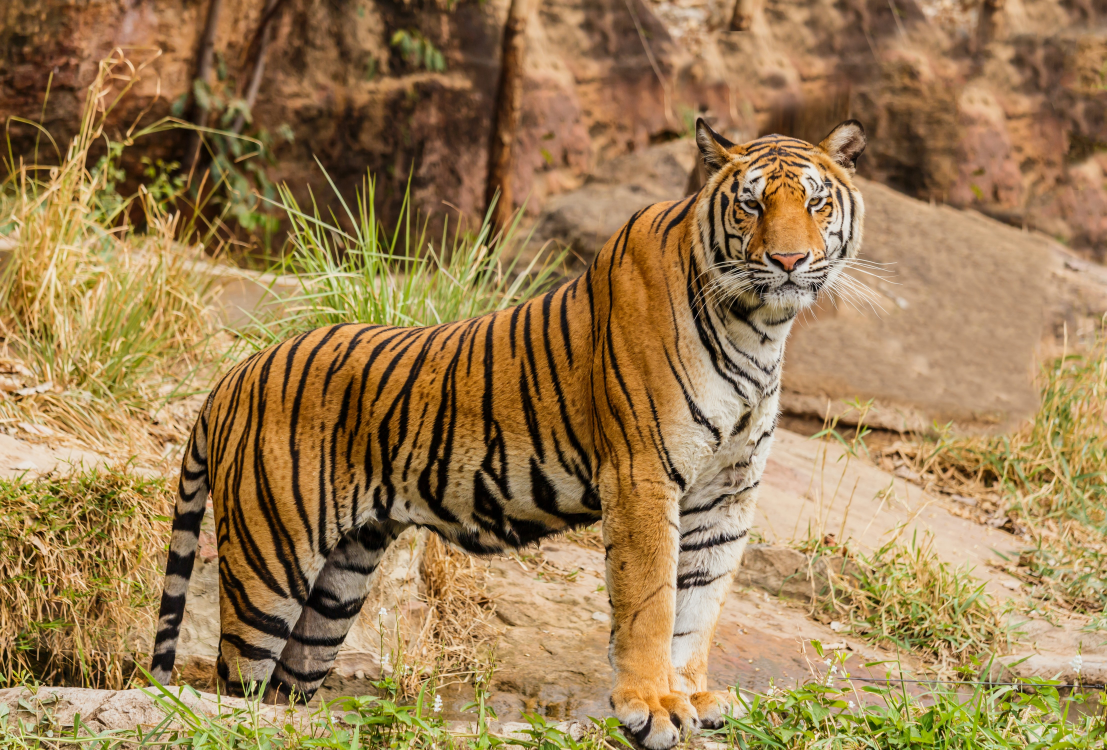
#> input picture Image Editing With Python/Images use in this project/tiger.jpg, 4427 x 3000 px, found by its file name (shown at 1/4 size)
$ python main.py
#> lines starting #> are read from the running program, lines starting #| are printed output that depends on the picture
import cv2
import numpy as np
import matplotlib.pyplot as plt

#Reading image and its properties
img = cv2.imread('tiger.jpg')
#> img is the input picture: shape (3000, 4427, 3); mean B, G, R 81.9, 125.8, 156.2
img1 = cv2.imread('deer.jpg')
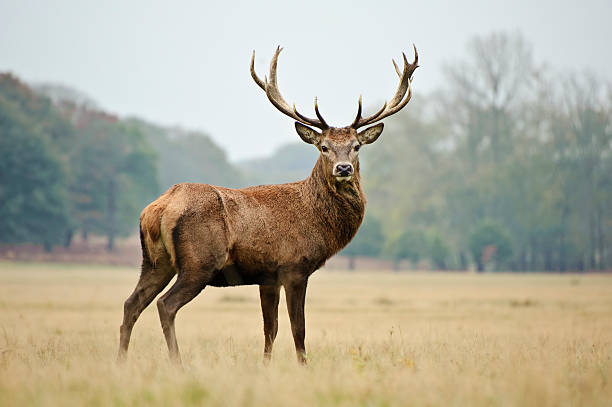
#> input picture Image Editing With Python/Images use in this project/deer.jpg, 612 x 407 px, found by its file name
#> img1 is the input picture: shape (407, 612, 3); mean B, G, R 153.3, 171.2, 175.7


# [18 lines of commented-out code are left out]
resize = cv2.resize(img, (700,500))
resize1 = cv2.resize(img1, (700,500))
#cv2.imshow('resize', resize)
#cv2.imshow('resize1', resize1)


#Converting to B&W and Negative effect

baw = cv2.cvtColor(resize, cv2.COLOR_BGR2GRAY)
#cv2.imshow('Black&white', baw)


#Converting to Negative effect
negative = 1 - resize
#cv2.imshow('Negative', negative)


#Creating empty image
img1 = np.zeros((500,500,3), dtype=np.uint8)
#img1.fill(255) #Fill color by one argument
img1[:] = [137,167,255] #Fill color by three argument
#cv2.imshow('Image', img1)


#Writing text on images
text = cv2.putText(img1, "Mnv", (200,200), cv2.FONT_HERSHEY_COMPLEX_SMALL, 2, (0,175, 0))
#cv2.imshow('Text', text)


#Displaying images with matplotlib
rgb = cv2.cvtColor(text, cv2.COLOR_BGR2RGB) #change the color
plt.imshow(rgb)
plt.imshow(text)
#plt.show()


rgb1 = cv2.cvtColor(resize, cv2.COLOR_BGR2RGB) #change the color
plt.imshow(rgb1)
#plt.show()


#Splitting and merging image channels
b = resize[:,:,0]
g = resize[:,:,1]
r = resize[:,:,2]
#b,g,r = cv2.split(resize)
bgr = cv2.merge([r,g,b])
plt.imshow(bgr)
#plt.show()


#Combining two images
horizontal = cv2.hconcat([resize,resize1]) #horizontally
#cv2.imshow('horizontal', horizontal)
vertical = cv2.vconcat([resize, resize1]) #vertically
#cv2.imshow('vertical', vertical)


#Cropping images
cropped = resize1[68:458, 141:485] #using numpy
# [11 lines of commented-out code are left out]
angle = cv2.ROTATE_90_CLOCKWISE
rotate = cv2.rotate(resize1, angle)
#cv2.imshow('rotate', rotate)
#cv2.imshow('resize1', resize1)

flip = cv2.flip(resize1, 1)
#cv2.imshow('resize1', resize1)
#cv2.imshow('flipped', flip)


#Adding borders to images
border = cv2.copyMakeBorder(resize1,20,20,20,20, cv2.BORDER_CONSTANT, value=(0,0,0))
#cv2.imshow('border', border)


#Blurring and smoothing images
avgblur = cv2.blur(resize1, (3,3))
gaussblur = cv2.GaussianBlur(resize1, (3,3), 0)
#cv2.imshow('avgblur', avgblur)
#cv2.imshow('gaussblue', gaussblur)


smooth = cv2.edgePreservingFilter(resize1, cv2.RECURS_FILTER, 60, 0.3)
#cv2.imshow('smooth', smooth)


#Sketch effect
pencil, color = cv2.pencilSketch(resize1, 200, 0.1, shade_factor=0.1)
#cv2.imshow('Pencil_sketch', pencil)
#cv2.imshow('color_sketch', color)

#Saturation
imghsv = cv2.cvtColor(resize1, cv2.COLOR_BGR2HSV).astype('float32')
h,s,v = cv2.split(imghsv)
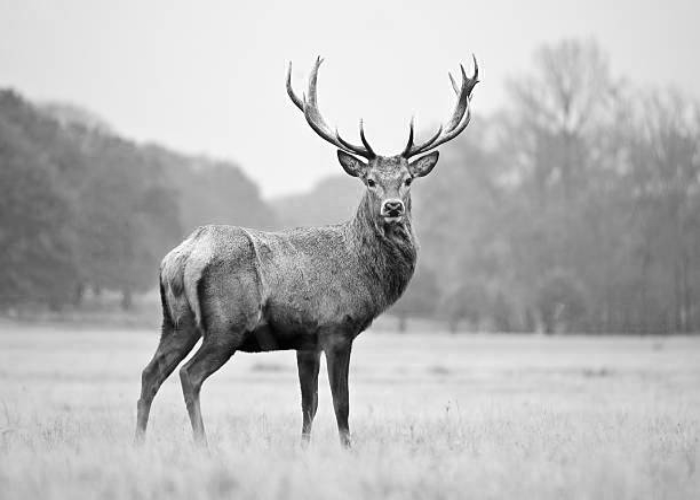
#> v: shape (500, 700) float32; min 0, max 255, mean 183.1
s = s * 2
s = np.clip(s,0,255)
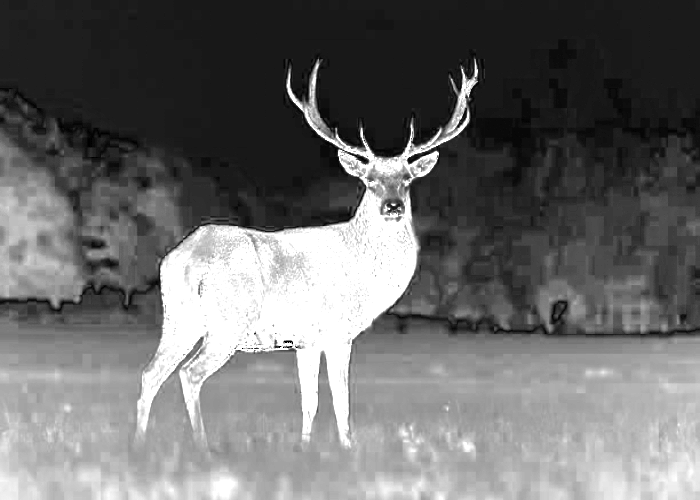
#> s: shape (500, 700) float32; min 0, max 255, mean 107.6
imghsv = cv2.merge([h,s,v])
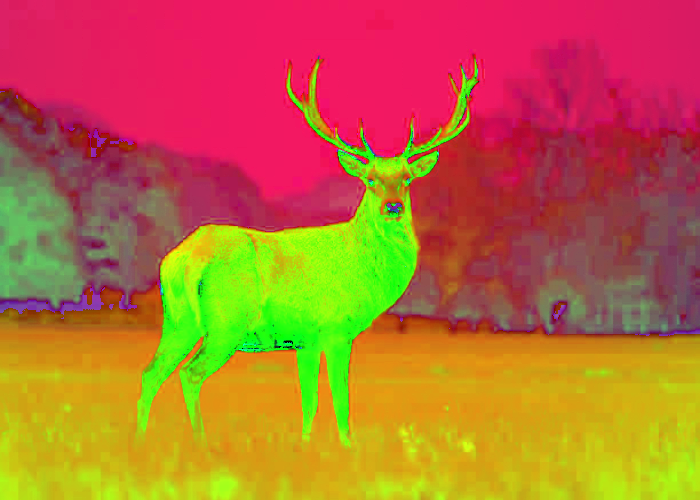
#> imghsv: shape (500, 700, 3) float32; mean B, G, R 55.5, 107.6, 183.1
saturated = cv2.cvtColor(imghsv.astype('uint8'), cv2.COLOR_HSV2BGR)
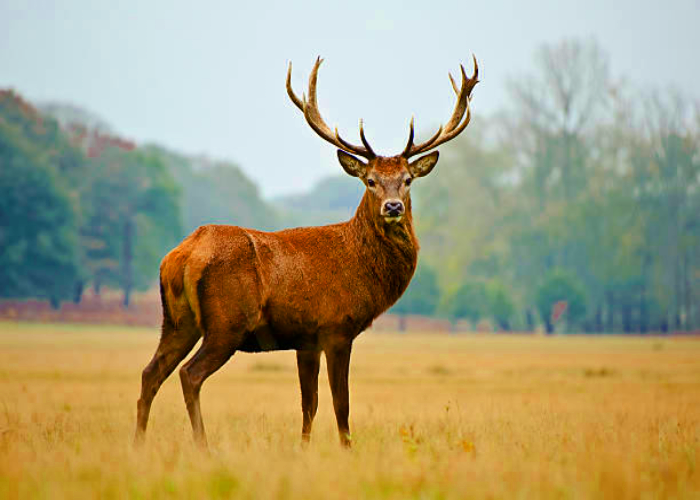
#> saturated: shape (500, 700, 3); mean B, G, R 124.6, 159.7, 167.9
#cv2.imshow('Saturated', saturated)


#Brightness
alpha = 1 #alpha increases the brightness
beta = 50
adjusted = cv2.convertScaleAbs(resize1, alpha=alpha, beta=beta)
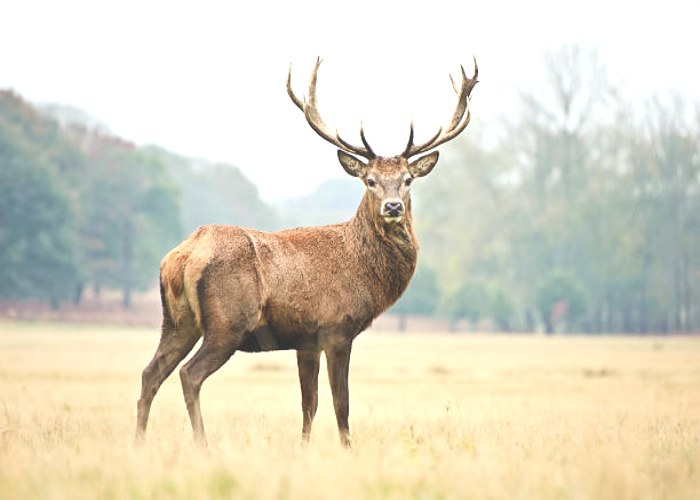
#> adjusted: shape (500, 700, 3); mean B, G, R 196, 214.5, 219.4
#cv2.imshow('adjusted', adjusted)


cv2.imshow('resize', resize1)
cv2.waitKey(2000)
cv2.destroyAllWindows()
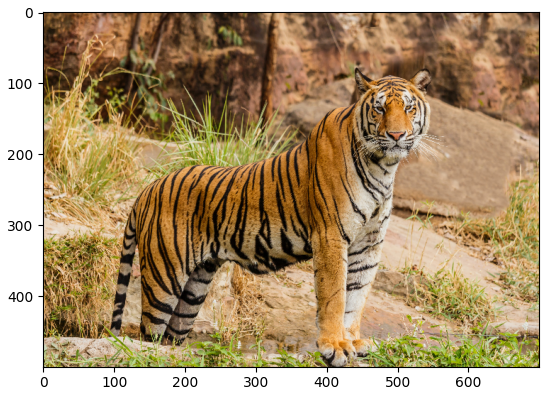
#> figure drawn by matplotlib, 1 panel
